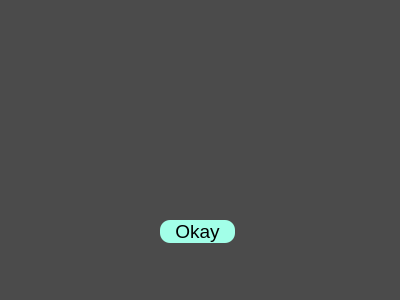
<?xml version="1.0" encoding="UTF-8"?>
<ui version="4.0">
 <class>Dialog</class>
 <widget class="QDialog" name="Dialog">
  <property name="geometry">
   <rect>
    <x>0</x>
    <y>0</y>
    <width>400</width>
    <height>300</height>
   </rect>
  </property>
  <property name="windowTitle">
   <string>Dialog</string>
  </property>
  <property name="styleSheet">
   <string notr="true">background-color: rgb(75, 75, 75)</string>
  </property>
  <widget class="QLabel" name="warning">
   <property name="geometry">
    <rect>
     <x>100</x>
     <y>150</y>
     <width>211</width>
     <height>20</height>
    </rect>
   </property>
   <property name="font">
    <font>
     <weight>75</weight>
     <bold>true</bold>
    </font>
   </property>
   <property name="text">
    <string/>
   </property>
   <property name="alignment">
    <set>Qt::AlignCenter</set>
   </property>
  </widget>
  <widget class="QPushButton" name="exitButton">
   <property name="geometry">
    <rect>
     <x>160</x>
     <y>220</y>
     <width>75</width>
     <height>23</height>
    </rect>
   </property>
   <property name="styleSheet">
    <string notr="true">QPushButton{
background-color: rgb(162, 255, 232); font-size: 14pt; 
border-radius: 10px;
}

QPushButton:hover{
	background-color: rgb(255, 85, 255);
}</string>
   </property>
   <property name="text">
    <string>Okay</string>
   </property>
  </widget>
 </widget>
 <resources/>
 <connections/>
</ui>
